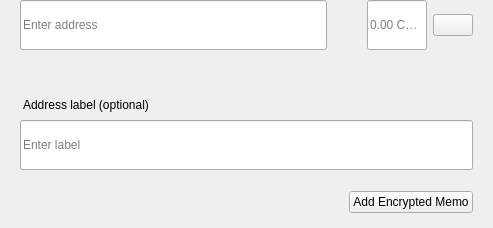
<?xml version="1.0" encoding="UTF-8"?>
<ui version="4.0">
 <class>SendMultiRow</class>
 <widget class="QWidget" name="SendMultiRow">
  <property name="geometry">
   <rect>
    <x>0</x>
    <y>0</y>
    <width>493</width>
    <height>228</height>
   </rect>
  </property>
  <property name="minimumSize">
   <size>
    <width>0</width>
    <height>0</height>
   </size>
  </property>
  <property name="maximumSize">
   <size>
    <width>16777215</width>
    <height>16777215</height>
   </size>
  </property>
  <property name="windowTitle">
   <string>Form</string>
  </property>
  <layout class="QVBoxLayout" name="verticalLayout_3">
   <property name="spacing">
    <number>0</number>
   </property>
   <property name="leftMargin">
    <number>0</number>
   </property>
   <property name="topMargin">
    <number>0</number>
   </property>
   <property name="rightMargin">
    <number>20</number>
   </property>
   <property name="bottomMargin">
    <number>5</number>
   </property>
   <item alignment="Qt::AlignTop">
    <widget class="QWidget" name="widget" native="true">
     <property name="sizePolicy">
      <sizepolicy hsizetype="Expanding" vsizetype="Maximum">
       <horstretch>0</horstretch>
       <verstretch>0</verstretch>
      </sizepolicy>
     </property>
     <property name="minimumSize">
      <size>
       <width>0</width>
       <height>60</height>
      </size>
     </property>
     <property name="maximumSize">
      <size>
       <width>16777215</width>
       <height>85</height>
      </size>
     </property>
     <layout class="QHBoxLayout" name="horizontalLayout" stretch="6,0,2">
      <property name="spacing">
       <number>0</number>
      </property>
      <property name="leftMargin">
       <number>8</number>
      </property>
      <property name="topMargin">
       <number>0</number>
      </property>
      <property name="rightMargin">
       <number>0</number>
      </property>
      <property name="bottomMargin">
       <number>0</number>
      </property>
      <item alignment="Qt::AlignTop">
       <widget class="QStackedWidget" name="stackedAddress">
        <property name="minimumSize">
         <size>
          <width>0</width>
          <height>50</height>
         </size>
        </property>
        <property name="maximumSize">
         <size>
          <width>16777215</width>
          <height>50</height>
         </size>
        </property>
        <widget class="QWidget" name="page_4">
         <property name="sizePolicy">
          <sizepolicy hsizetype="Expanding" vsizetype="Preferred">
           <horstretch>0</horstretch>
           <verstretch>0</verstretch>
          </sizepolicy>
         </property>
         <property name="minimumSize">
          <size>
           <width>0</width>
           <height>50</height>
          </size>
         </property>
         <property name="maximumSize">
          <size>
           <width>16777215</width>
           <height>55</height>
          </size>
         </property>
         <layout class="QVBoxLayout" name="verticalLayout_7">
          <property name="spacing">
           <number>0</number>
          </property>
          <property name="leftMargin">
           <number>12</number>
          </property>
          <property name="topMargin">
           <number>0</number>
          </property>
          <property name="rightMargin">
           <number>0</number>
          </property>
          <property name="bottomMargin">
           <number>0</number>
          </property>
          <item>
           <widget class="QLineEdit" name="lineEditAddress">
            <property name="minimumSize">
             <size>
              <width>0</width>
              <height>50</height>
             </size>
            </property>
            <property name="maximumSize">
             <size>
              <width>16777215</width>
              <height>50</height>
             </size>
            </property>
            <property name="placeholderText">
             <string>Enter address</string>
            </property>
           </widget>
          </item>
         </layout>
        </widget>
        <widget class="QWidget" name="page_3"/>
       </widget>
      </item>
      <item>
       <spacer name="horizontalSpacer_3">
        <property name="orientation">
         <enum>Qt::Horizontal</enum>
        </property>
        <property name="sizeType">
         <enum>QSizePolicy::Fixed</enum>
        </property>
        <property name="sizeHint" stdset="0">
         <size>
          <width>40</width>
          <height>20</height>
         </size>
        </property>
       </spacer>
      </item>
      <item>
       <layout class="QHBoxLayout" name="horizontalLayout_2">
        <property name="spacing">
         <number>6</number>
        </property>
        <item alignment="Qt::AlignTop">
         <widget class="QLineEdit" name="lineEditAmount">
          <property name="sizePolicy">
           <sizepolicy hsizetype="Expanding" vsizetype="Preferred">
            <horstretch>0</horstretch>
            <verstretch>0</verstretch>
           </sizepolicy>
          </property>
          <property name="minimumSize">
           <size>
            <width>0</width>
            <height>50</height>
           </size>
          </property>
          <property name="maximumSize">
           <size>
            <width>16777215</width>
            <height>50</height>
           </size>
          </property>
          <property name="maxLength">
           <number>17</number>
          </property>
          <property name="alignment">
           <set>Qt::AlignLeading|Qt::AlignLeft|Qt::AlignVCenter</set>
          </property>
          <property name="placeholderText">
           <string notr="true">0.00 CRCT</string>
          </property>
         </widget>
        </item>
        <item>
         <layout class="QVBoxLayout" name="verticalLayout">
          <property name="topMargin">
           <number>14</number>
          </property>
          <property name="bottomMargin">
           <number>0</number>
          </property>
          <item alignment="Qt::AlignTop">
           <widget class="QPushButton" name="btnMenu">
            <property name="minimumSize">
             <size>
              <width>0</width>
              <height>0</height>
             </size>
            </property>
            <property name="maximumSize">
             <size>
              <width>16777215</width>
              <height>16777215</height>
             </size>
            </property>
            <property name="focusPolicy">
             <enum>Qt::NoFocus</enum>
            </property>
            <property name="text">
             <string/>
            </property>
           </widget>
          </item>
         </layout>
        </item>
       </layout>
      </item>
     </layout>
    </widget>
   </item>
   <item>
    <widget class="QWidget" name="layoutLabel" native="true">
     <property name="minimumSize">
      <size>
       <width>0</width>
       <height>0</height>
      </size>
     </property>
     <property name="maximumSize">
      <size>
       <width>16777215</width>
       <height>16777215</height>
      </size>
     </property>
     <layout class="QVBoxLayout" name="verticalLayout_9">
      <property name="spacing">
       <number>6</number>
      </property>
      <property name="leftMargin">
       <number>20</number>
      </property>
      <property name="topMargin">
       <number>0</number>
      </property>
      <property name="rightMargin">
       <number>0</number>
      </property>
      <property name="bottomMargin">
       <number>10</number>
      </property>
      <item>
       <spacer name="verticalSpacer">
        <property name="orientation">
         <enum>Qt::Vertical</enum>
        </property>
        <property name="sizeType">
         <enum>QSizePolicy::Fixed</enum>
        </property>
        <property name="sizeHint" stdset="0">
         <size>
          <width>20</width>
          <height>20</height>
         </size>
        </property>
       </spacer>
      </item>
      <item>
       <widget class="QLabel" name="labelSubtitleDescription">
        <property name="styleSheet">
         <string notr="true">margin-bottom:2px;
margin-left:0.05px;
padding:0px;</string>
        </property>
        <property name="text">
         <string>Address label (optional)</string>
        </property>
       </widget>
      </item>
      <item>
       <widget class="QLineEdit" name="lineEditDescription">
        <property name="minimumSize">
         <size>
          <width>0</width>
          <height>50</height>
         </size>
        </property>
        <property name="maximumSize">
         <size>
          <width>16777215</width>
          <height>50</height>
         </size>
        </property>
        <property name="placeholderText">
         <string>Enter label</string>
        </property>
       </widget>
      </item>
      <item>
       <spacer name="verticalSpacer_2">
        <property name="orientation">
         <enum>Qt::Vertical</enum>
        </property>
        <property name="sizeType">
         <enum>QSizePolicy::Fixed</enum>
        </property>
        <property name="sizeHint" stdset="0">
         <size>
          <width>20</width>
          <height>15</height>
         </size>
        </property>
       </spacer>
      </item>
      <item>
       <widget class="QWidget" name="containerMemo" native="true">
        <layout class="QHBoxLayout" name="horizontalLayout_5">
         <property name="leftMargin">
          <number>0</number>
         </property>
         <property name="topMargin">
          <number>0</number>
         </property>
         <property name="rightMargin">
          <number>0</number>
         </property>
         <property name="bottomMargin">
          <number>0</number>
         </property>
         <item>
          <spacer name="horizontalSpacer">
           <property name="orientation">
            <enum>Qt::Horizontal</enum>
           </property>
           <property name="sizeHint" stdset="0">
            <size>
             <width>40</width>
             <height>20</height>
            </size>
           </property>
          </spacer>
         </item>
         <item>
          <widget class="QPushButton" name="btnAddMemo">
           <property name="text">
            <string notr="true">Add Encrypted Memo</string>
           </property>
          </widget>
         </item>
        </layout>
       </widget>
      </item>
     </layout>
    </widget>
   </item>
  </layout>
 </widget>
 <resources/>
 <connections/>
</ui>
